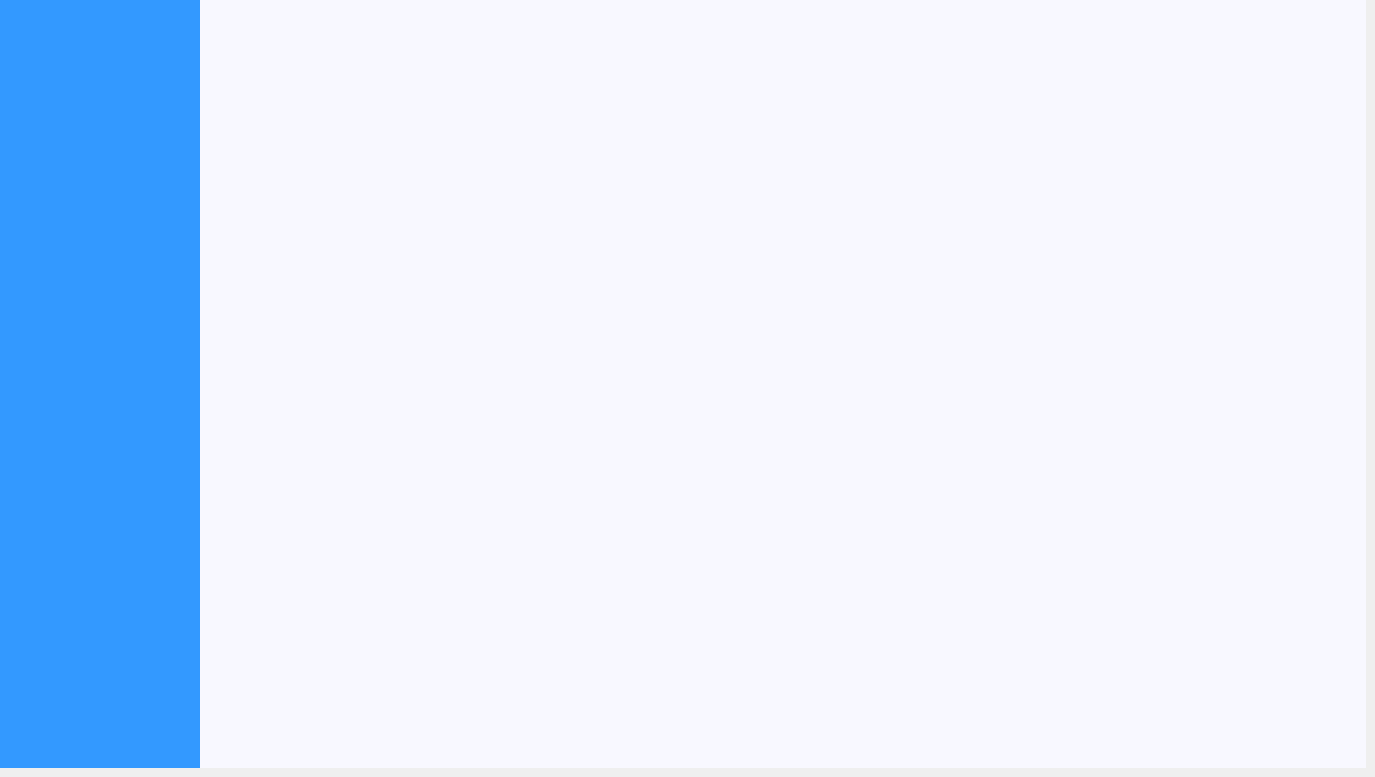
    <widget class="QWidget" name="page_2">
     <widget class="QGroupBox" name="groupBox_4">
      <property name="geometry">
       <rect>
        <x>0</x>
        <y>0</y>
        <width>1366</width>
        <height>768</height>
       </rect>
      </property>
      <property name="styleSheet">
       <string notr="true"/>
      </property>
      <property name="title">
       <string/>
      </property>
      <widget class="QWidget" name="widget_4" native="true">
       <property name="geometry">
        <rect>
         <x>0</x>
         <y>0</y>
         <width>200</width>
         <height>768</height>
        </rect>
       </property>
       <property name="styleSheet">
        <string notr="true">background-color: rgb(51, 153, 255);</string>
       </property>
       <widget class="QPushButton" name="pushButton_15">
        <property name="geometry">
         <rect>
          <x>60</x>
          <y>40</y>
          <width>57</width>
          <height>57</height>
         </rect>
        </property>
        <property name="focusPolicy">
         <enum>Qt::NoFocus</enum>
        </property>
        <property name="styleSheet">
         <string notr="true">border-image: url(:/re/back.png);
background : transparent;</string>
        </property>
        <property name="text">
         <string/>
        </property>
        <property name="flat">
         <bool>true</bool>
        </property>
       </widget>
      </widget>
      <widget class="QWidget" name="widget_5" native="true">
       <property name="geometry">
        <rect>
         <x>200</x>
         <y>0</y>
         <width>1166</width>
         <height>768</height>
        </rect>
       </property>
       <property name="styleSheet">
        <string notr="true">background-color: rgb(248, 248, 255);</string>
       </property>
       <widget class="QPushButton" name="pushButton_14">
        <property name="geometry">
         <rect>
          <x>670</x>
          <y>120</y>
          <width>129</width>
          <height>145</height>
         </rect>
        </property>
        <property name="focusPolicy">
         <enum>Qt::NoFocus</enum>
        </property>
        <property name="styleSheet">
         <string notr="true">border-image: url(:/re/100.png);
background : transparent;</string>
        </property>
        <property name="text">
         <string/>
        </property>
        <property name="flat">
         <bool>true</bool>
        </property>
       </widget>
       <widget class="QPushButton" name="pushButton_13">
        <property name="geometry">
         <rect>
          <x>400</x>
          <y>120</y>
          <width>129</width>
          <height>145</height>
         </rect>
        </property>
        <property name="focusPolicy">
         <enum>Qt::NoFocus</enum>
        </property>
        <property name="styleSheet">
         <string notr="true">border-image: url(:/re/93.bmp);
background : transparent;</string>
        </property>
        <property name="text">
         <string/>
        </property>
        <property name="flat">
         <bool>true</bool>
        </property>
       </widget>
       <widget class="QPushButton" name="pushButton_error">
        <property name="enabled">
         <bool>false</bool>
        </property>
        <property name="geometry">
         <rect>
          <x>540</x>
          <y>390</y>
          <width>127</width>
          <height>24</height>
         </rect>
        </property>
        <property name="text">
         <string/>
        </property>
        <property name="flat">
         <bool>true</bool>
        </property>
       </widget>
       <widget class="QPushButton" name="pushButton_password">
        <property name="enabled">
         <bool>false</bool>
        </property>
        <property name="geometry">
         <rect>
          <x>550</x>
          <y>330</y>
          <width>109</width>
          <height>19</height>
         </rect>
        </property>
        <property name="text">
         <string/>
        </property>
        <property name="flat">
         <bool>true</bool>
        </property>
       </widget>
       <widget class="QPushButton" name="pushButton">
        <property name="enabled">
         <bool>false</bool>
        </property>
        <property name="geometry">
         <rect>
          <x>470</x>
          <y>448</y>
          <width>268</width>
          <height>234</height>
         </rect>
        </property>
        <property name="styleSheet">
         <string notr="true">border-image: url(:/re/num.png);</string>
        </property>
        <property name="text">
         <string/>
        </property>
        <property name="flat">
         <bool>true</bool>
        </property>
       </widget>
       <widget class="QPushButton" name="pushButton_3">
        <property name="geometry">
         <rect>
          <x>647</x>
          <y>466</y>
          <width>75</width>
          <height>46</height>
         </rect>
        </property>
        <property name="styleSheet">
         <string notr="true">background : transparent;</string>
        </property>
        <property name="text">
         <string/>
        </property>
        <property name="flat">
         <bool>true</bool>
        </property>
       </widget>
       <widget class="QPushButton" name="pushButton_1">
        <property name="enabled">
         <bool>true</bool>
        </property>
        <property name="geometry">
         <rect>
          <x>487</x>
          <y>466</y>
          <width>75</width>
          <height>46</height>
         </rect>
        </property>
        <property name="styleSheet">
         <string notr="true">background : transparent;</string>
        </property>
        <property name="text">
         <string/>
        </property>
        <property name="flat">
         <bool>true</bool>
        </property>
       </widget>
       <widget class="QPushButton" name="pushButton_2">
        <property name="geometry">
         <rect>
          <x>567</x>
          <y>466</y>
          <width>75</width>
          <height>46</height>
         </rect>
        </property>
        <property name="styleSheet">
         <string notr="true">background : transparent;</string>
        </property>
        <property name="text">
         <string/>
        </property>
        <property name="flat">
         <bool>true</bool>
        </property>
       </widget>
       <widget class="QPushButton" name="pushButton_4">
        <property name="enabled">
         <bool>true</bool>
        </property>
        <property name="geometry">
         <rect>
          <x>487</x>
          <y>517</y>
          <width>75</width>
          <height>46</height>
         </rect>
        </property>
        <property name="styleSheet">
         <string notr="true">background : transparent;</string>
        </property>
        <property name="text">
         <string/>
        </property>
        <property name="flat">
         <bool>true</bool>
        </property>
       </widget>
       <widget class="QPushButton" name="pushButton_5">
        <property name="enabled">
         <bool>true</bool>
        </property>
        <property name="geometry">
         <rect>
          <x>567</x>
          <y>517</y>
          <width>75</width>
          <height>46</height>
         </rect>
        </property>
        <property name="styleSheet">
         <string notr="true">background : transparent;</string>
        </property>
        <property name="text">
         <string/>
        </property>
        <property name="flat">
         <bool>true</bool>
        </property>
       </widget>
       <widget class="QPushButton" name="pushButton_6">
        <property name="enabled">
         <bool>true</bool>
        </property>
        <property name="geometry">
         <rect>
          <x>647</x>
          <y>517</y>
          <width>75</width>
          <height>46</height>
         </rect>
        </property>
        <property name="styleSheet">
         <string notr="true">background : transparent;</string>
        </property>
        <property name="text">
         <string/>
        </property>
        <property name="flat">
         <bool>true</bool>
        </property>
       </widget>
       <widget class="QPushButton" name="pushButton_7">
        <property name="enabled">
         <bool>true</bool>
        </property>
        <property name="geometry">
         <rect>
          <x>487</x>
          <y>568</y>
          <width>75</width>
          <height>46</height>
         </rect>
        </property>
        <property name="styleSheet">
         <string notr="true">background : transparent;</string>
        </property>
        <property name="text">
         <string/>
        </property>
        <property name="flat">
         <bool>true</bool>
        </property>
       </widget>
       <widget class="QPushButton" name="pushButton_8">
        <property name="enabled">
         <bool>true</bool>
        </property>
        <property name="geometry">
         <rect>
          <x>567</x>
          <y>568</y>
          <width>75</width>
          <height>46</height>
         </rect>
        </property>
        <property name="styleSheet">
         <string notr="true">background : transparent;</string>
        </property>
        <property name="text">
         <string/>
        </property>
        <property name="flat">
         <bool>true</bool>
        </property>
       </widget>
       <widget class="QPushButton" name="pushButton_9">
        <property name="enabled">
         <bool>true</bool>
        </property>
        <property name="geometry">
         <rect>
          <x>647</x>
          <y>568</y>
          <width>75</width>
          <height>46</height>
         </rect>
        </property>
        <property name="styleSheet">
         <string notr="true">background : transparent;</string>
        </property>
        <property name="text">
         <string/>
        </property>
        <property name="flat">
         <bool>true</bool>
        </property>
       </widget>
       <widget class="QPushButton" name="pushButton_0">
        <property name="enabled">
         <bool>true</bool>
        </property>
        <property name="geometry">
         <rect>
          <x>567</x>
          <y>619</y>
          <width>75</width>
          <height>46</height>
         </rect>
        </property>
        <property name="styleSheet">
         <string notr="true">background : transparent;</string>
        </property>
        <property name="text">
         <string/>
        </property>
        <property name="flat">
         <bool>true</bool>
        </property>
       </widget>
       <widget class="QPushButton" name="pushButton_delete">
        <property name="enabled">
         <bool>true</bool>
        </property>
        <property name="geometry">
         <rect>
          <x>647</x>
          <y>619</y>
          <width>75</width>
          <height>46</height>
         </rect>
        </property>
        <property name="styleSheet">
         <string notr="true">background : transparent;</string>
        </property>
        <property name="text">
         <string/>
        </property>
        <property name="flat">
         <bool>true</bool>
        </property>
       </widget>
      </widget>
     </widget>
    </widget>
